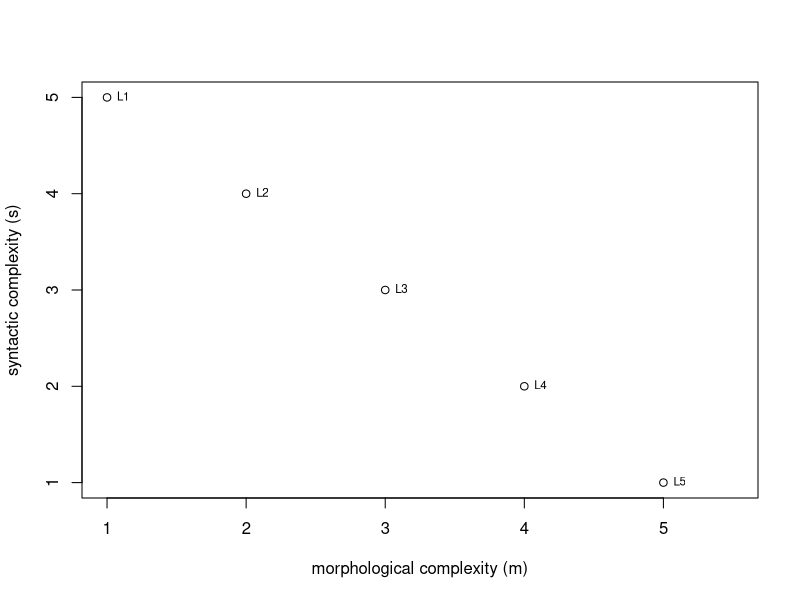
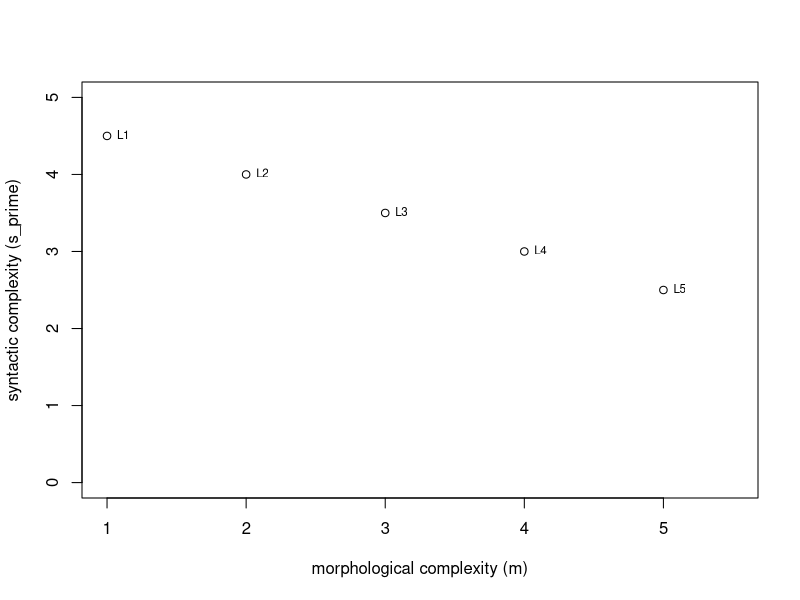
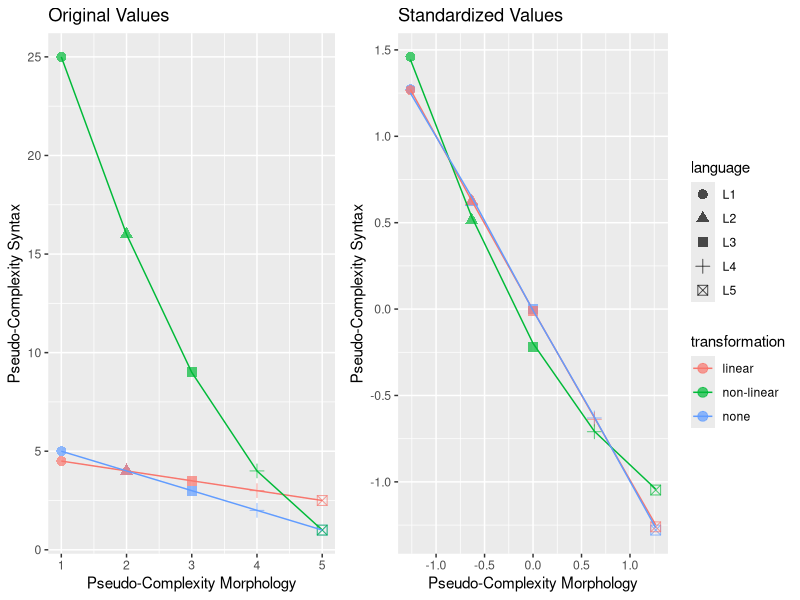

Here is the R script that generated these plots, in order:
## ---- chunk 1
knitr::opts_chunk$set(echo = TRUE)
## ---- chunk 2
# R version
sessionInfo()$R.version$version.string
# platform
sessionInfo()$R.version$platform 
## ---- chunk 3
library(MASS)
library(ggplot2)
library(plyr)
library(GGally)
library(rstatix)
library(gridExtra)
## ---- chunk 4
# version of packages loaded
installed.packages()[names(sessionInfo()$otherPkgs), "Version"]
## ---- chunk 5
language = c("L1", "L2", "L3", "L4", "L5")
m <- c(1, 2, 3, 4, 5)
s <- 6 + -1*m
example.df <- data.frame(language, m, s)
print(example.df)
## ---- chunk 6
plot(example.df$m, example.df$s, xlab = "morphological complexity (m)",
     ylab = "syntactic complexity (s)", xlim = c(1, 5.5))
text(example.df$m, example.df$s, labels = example.df$language, cex = 0.7, pos = 4)
## ---- chunk 7
cor(example.df$m, example.df$s, method = "pearson")
## ---- chunk 8
cor(example.df$m, example.df$s, method = "spearman")
## ---- chunk 9
language = c("L1", "L2", "L3", "L4", "L5")
m <- c(1, 2, 3, 4, 5)
s_prime1 <- 5 - 0.5*m
example.df <- data.frame(language, m, s, s_prime1)
print(example.df)
## ---- chunk 10
plot(example.df$m, example.df$s_prime1, xlab = "morphological complexity (m)",
     ylab = "syntactic complexity (s_prime)", xlim = c(1, 5.5), ylim = c(0, 5))
text(example.df$m, example.df$s_prime1, labels = example.df$language, cex = 0.7, pos = 4)
## ---- chunk 11
cor(example.df$m, example.df$s_prime, method = "pearson")
## ---- chunk 12
language = c("L1", "L2", "L3", "L4", "L5")
m <- c(1, 2, 3, 4, 5)
s <- 6 - 1*m
s_prime1 <- 5 - 0.5*m
rank_m <- c(1, 2, 3, 4, 5)
rank_s_prime1 <- c(5, 4, 3, 2, 1)
example.df <- data.frame(language, m, s, s_prime1, rank_m, rank_s_prime1)
print(example.df)
## ---- chunk 13
cor(example.df$m, example.df$s_prime1, method = "spearman")
## ---- chunk 14
m_standardized <- (m-mean(m))/sd(m)
s_standardized <- (s-mean(s))/sd(s)
s_prime1_standardized <- (s_prime1-mean(s_prime1))/sd(s_prime1)
example.df <- data.frame(m, s, s_prime1, m_standardized, s_standardized, s_prime1_standardized)
example.df
## ---- chunk 15
(m + s_prime1)/2
## ---- chunk 16
(m_standardized + s_prime1_standardized)/2
## ---- chunk 17
language = c("L1", "L2", "L3", "L4", "L5")
m <- c(1, 2, 3, 4, 5)
s <- 6 - 1*m
s_prime2 <- s^2
example.df <- data.frame(language, m, s, s_prime2)
print(example.df)
## ---- chunk 18
cor(example.df$m, example.df$s_prime2, method = "pearson")
## ---- chunk 19
cor(example.df$m, example.df$s_prime2, method = "spearman")
## ---- chunk 20
(m + s_prime2)/2
## ---- chunk 21
m_standardized <- (m-mean(m))/sd(m)
s_prime2_standardized <- (s_prime2-mean(s_prime2))/sd(s_prime2)
# get correlations between standardized samples
cor(m_standardized, s_prime2_standardized, method = "pearson")
cor(m_standardized, s_prime2_standardized, method = "spearman")
# get mean values for standardized samples
(m_standardized + s_prime2_standardized)/2
## ---- chunk 22
# original m and s values
language <- c("L1", "L2", "L3", "L4", "L5")
transformation <- rep("none", 5)
standardization <- rep("non-standardized", 5)
original.df <- data.frame(language, transformation, standardization, m, s)
colnames(original.df) <- c("language", "transformation", 
                           "standardization", "morphology", "syntax")
# linear transformation of s
transformation <- rep("linear", 5)
linear.df <- data.frame(language, transformation, standardization, m, s_prime1)
colnames(linear.df) <- c("language", "transformation", 
                         "standardization", "morphology", "syntax")
# non-linear transformation of s
transformation <- rep("non-linear", 5)
nonlinear.df <- data.frame(language, transformation, standardization, m, s_prime2)
colnames(nonlinear.df) <- c("language", "transformation", 
                            "standardization", "morphology", "syntax")
# standarized original
transformation <- rep("none", 5)
standardization <- rep("standardized", 5)
standardized.original.df <- data.frame(language, transformation, 
                                       standardization, m_standardized, s_standardized)
colnames(standardized.original.df) <- c("language", "transformation", 
                                        "standardization", "morphology", "syntax")
# standarized linear transformation of s
transformation <- rep("linear", 5)
standardization <- rep("standardized", 5)
standardized.linear.df <- data.frame(language, transformation, 
                                       standardization, m_standardized, s_prime1_standardized)
colnames(standardized.linear.df) <- c("language", "transformation", 
                                      "standardization", "morphology", "syntax")
# standarized non-linear transformation of s
transformation <- rep("non-linear", 5)
standardization <- rep("standardized", 5)
standardized.nonlinear.df <- data.frame(language, transformation, 
                                        standardization, m_standardized, s_prime2_standardized)
colnames(standardized.nonlinear.df) <- c("language", "transformation", 
                                         "standardization", "morphology", "syntax")
#combine all
combined.df <- rbind(original.df, linear.df, nonlinear.df, standardized.original.df,
                     standardized.linear.df, standardized.nonlinear.df)
# add mean values per language
combined.df$mean <- (combined.df$morphology + combined.df$syntax)/2
print(combined.df)
## ---- chunk 23
scatterplot.original <- ggplot(combined.df[combined.df$standardization == "non-standardized", ], 
                      aes(x = morphology, y = syntax, group = transformation,
                          shape = language, color = transformation)) + 
  geom_point(alpha = 0.7, size = 3) +
  geom_line() +
  ggtitle("Original Values") +
  xlab("Pseudo-Complexity Morphology") +
  ylab("Pseudo-Complexity Syntax") +
  theme(legend.position = "none")
#scatterplot.original
## ---- chunk 24
scatterplot.standardized <- ggplot(combined.df[combined.df$standardization == "standardized", ], 
                     aes(x = morphology, y = jitter(syntax), group = transformation,
                          shape = language, color = transformation)) + 
  geom_point(alpha = 0.7, size = 3) +
  geom_line() +
  ggtitle("Standardized Values") +
  xlab("Pseudo-Complexity Morphology") +
  ylab("Pseudo-Complexity Syntax") 
#scatterplot.standardized
## ---- chunk 25
combined.plot <- grid.arrange(scatterplot.original, scatterplot.standardized, ncol = 2, widths = c(1.5,2))
## ---- chunk 26
ggsave("Figures/Theoretical/transformationsPlot.pdf", combined.plot, 
       dpi = 300, scale = 1, width = 9, height = 4, device = cairo_pdf)
